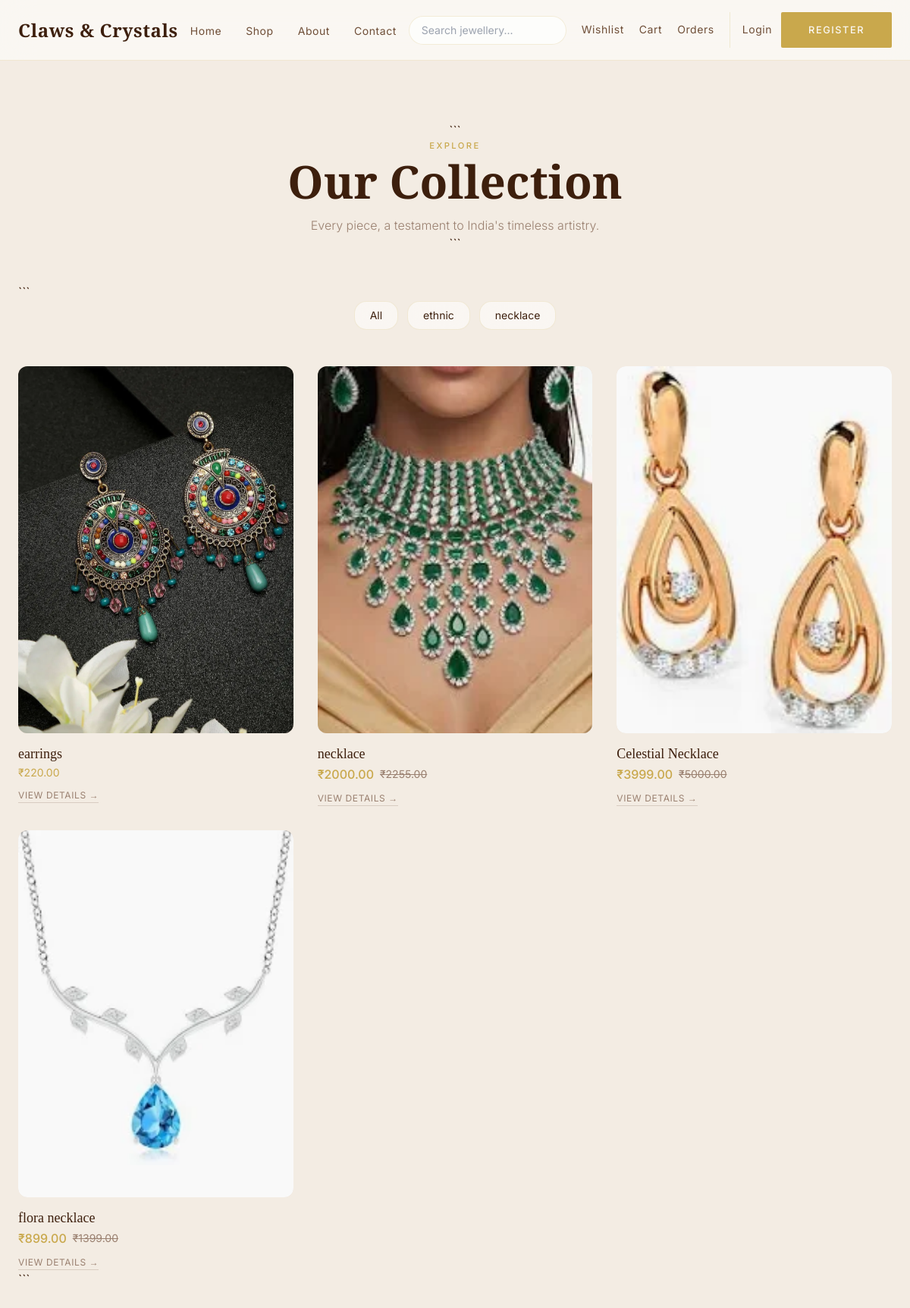
Screenshot of /products/ with the database file from the repository.
### products/models.py (models this page shows, shortened)
class Category(models.Model):
    name = models.CharField(
        max_length=100,
        unique=True
    )
    slug = models.SlugField(
        unique=True
    )
    description = models.TextField(
        blank=True
    )
    image = models.ImageField(
        upload_to="categories/",
        blank=True,
        null=True
    )
    class Meta:
        verbose_name_plural = "Categories"

class Product(models.Model):
    STATUS_CHOICES = (
        ("draft", "Draft"),
        ("published", "Published"),
        ("out_of_stock", "Out of Stock"),
    )
    category = models.ForeignKey(
        Category,
        on_delete=models.CASCADE,
        related_name="products"
    )
    name = models.CharField(max_length=200)
    slug = models.SlugField(
        unique=True
    )
    sku = models.CharField(
        max_length=50,
        unique=True,
        blank=True,
        null=True
    )
    description = models.TextField()
    price = models.DecimalField(
        max_digits=10,
        decimal_places=2
    )
    discounted_price = models.DecimalField(
        max_digits=10,
        decimal_places=2,
        blank=True,
        null=True
    )
    stock = models.PositiveIntegerField(
        default=0
    )
    material = models.CharField(
        max_length=100,
        blank=True
    )
    weight = models.CharField(
        max_length=50,
        blank=True
    )
    featured = models.BooleanField(
        default=False
    )
    status = models.CharField(
        max_length=20,
        choices=STATUS_CHOICES,
        default="draft"
    )
    created_at = models.DateTimeField(
        auto_now_add=True
    )
    updated_at = models.DateTimeField(
        auto_now=True
    )
    tags = models.ManyToManyField(Tag, blank=True)
    seo_title = models.CharField(
    max_length=255,
    blank=True
    )
    seo_description = models.TextField(
        blank=True
    )
    @property
    def primary_image(self):
        primary = self.images.filter(
            is_primary=True
        ).first()
        return primary or self.images.first()

class ProductImage(models.Model):
    product = models.ForeignKey(
        Product,
        on_delete=models.CASCADE,
        related_name="images"
    )
    image = models.ImageField(
        upload_to="products/"
    )
    alt_text = models.CharField(
        max_length=255,
        blank=True
    )
    is_primary = models.BooleanField(
        default=False
    )

### products/views.py (the view)
# urls.py: path( "",views.product_list,name="product_list"),
def product_list(request):
    query = request.GET.get(
        "q",
        ""
    )
    categories = Category.objects.all()
    products = Product.objects.filter(
        status="published"
    )
    if query:
        products = products.filter(
            Q(name__icontains=query) |Q(sku__icontains=query) |
            Q(category__name__icontains=query) | Q(tags__name__icontains=query)).distinct()
    context = {
        "products": products,
        "query": query,
        "categories": categories,
    }
    return render(
        request,
        "product/product_list.html",
        context,
    )

### cart/context_processors.py (called while the page is built, shortened)
def navbar_counts(request):
    cart_count = 0
    wishlist_count = 0
    return {
        "cart_count": cart_count,
        "wishlist_count": wishlist_count,
    }

### templates/product/product_list.html (shortened to what this page needs)
{% extends "base.html" %}
{% block content %}
<section class="pt-20 pb-10 px-6 text-center bg-cream">
    ```
    {% if category %}
    <span class="section-eyebrow">
        Category
    </span>
    <h1 class="font-serif text-5xl md:text-6xl font-semibold text-brown mt-2">
        {{ category.name }}
    </h1>
    {% if category.description %}
    <p class="text-muted mt-4 font-light max-w-2xl mx-auto">
        {{ category.description }}
    </p>
    {% endif %}
    {% else %}
    <span class="section-eyebrow">
        Explore
    </span>
    <h1 class="font-serif text-5xl md:text-6xl font-semibold text-brown mt-2">
        Our Collection
    </h1>
    <p class="text-muted mt-4 font-light max-w-md mx-auto">
        Every piece, a testament to India's timeless artistry.
    </p>
    {% endif %}
    ```
</section>
<section class="pb-20 px-6 bg-cream min-h-screen">
    ```
    <div class="max-w-7xl mx-auto">
        <div class="flex flex-wrap justify-center gap-3 mb-12">
            <a href="{% url 'product_list' %}"
                class="glass-card px-5 py-2 text-sm text-brown hover:text-gold transition-colors">
                All
            </a>
            {% for category_item in categories %}
            <a href="{% url 'category_products' category_item.slug %}"
                class="glass-card px-5 py-2 text-sm text-brown hover:text-gold transition-colors">
                {{ category_item.name }}
            </a>
            {% endfor %}
        </div>
        {% if products %}
        <div class="grid grid-cols-1 sm:grid-cols-2 lg:grid-cols-3 xl:grid-cols-4 gap-8">
            {% for product in products %}
            <a href="{% url 'product_detail' product.slug %}" class="product-card group">
                <div class="aspect-[3/4] overflow-hidden rounded-xl mb-4 bg-blush">
                    {% if product.primary_image %}
                    <img src="{{ product.primary_image.image.url }}" alt="{{ product.name }}"
                        class="w-full h-full object-cover group-hover:scale-105 transition-transform duration-500">
                    {% else %}
                    <div class="w-full h-full flex items-center justify-center text-muted/30 text-5xl">
                        ◈
                    </div>
                    {% endif %}
                </div>
                <p class="font-serif text-lg text-brown font-medium leading-tight">
                    {{ product.name }}
                </p>
                {% if product.discounted_price %}
                <div class="mt-1 flex items-center gap-2">
                    <span class="text-gold font-medium">
                        ₹{{ product.discounted_price }}
                    </span>
                    <span class="text-muted line-through text-sm">
                        ₹{{ product.price }}
                    </span>
                </div>
                {% else %}
                <p class="text-gold text-sm font-sans mt-1">
                    ₹{{ product.price }}
                </p>
                {% endif %}
                <span
                    class="inline-block mt-3 text-xs uppercase tracking-wider text-muted border-b border-muted/30 pb-px group-hover:text-gold group-hover:border-gold transition-colors duration-300">
                    View Details →
                </span>
            </a>
            {% endfor %}
        </div>
        {% endif %}
    </div>
    ```
</section>
{% endblock %}

### templates/base.html (shortened to what this page needs)
{% load static %}
<!DOCTYPE html>
<html lang="en">
<head>
    <script src="https://cdn.tailwindcss.com"></script>
    <link rel="stylesheet" href="{% static 'css/style.css' %}">
</head>
<body class="bg-ivory text-brown font-sans antialiased">
    {% include 'partials/navbar.html' %}
    <main>
        {% block content %}{% endblock %}
    </main>
</body>
</html>

### templates/partials/navbar.html (shortened to what this page needs)
<nav class="sticky top-0 z-50 border-b border-gold/20"
    style="background: rgba(250,247,242,0.85); backdrop-filter: blur(20px);">
    <div class="max-w-7xl mx-auto px-6 py-4">
        <div class="flex items-center justify-between">
            <a href="/"
                class="font-serif text-2xl font-semibold tracking-wide text-brown hover:text-gold transition-colors">
                Claws &amp; Crystals
            </a>
            <ul class="hidden lg:flex items-center gap-8">
                <li>
                    <a href="/" class="nav-link">
                        Home
                    </a>
                </li>
                <li>
                    <a href="{% url 'product_list' %}" class="nav-link">
                        Shop
                    </a>
                </li>
                <li>
                    <a href="/about/" class="nav-link">
                        About
                    </a>
                </li>
                <li>
                    <a href="/contact/" class="nav-link">
                        Contact
                    </a>
                </li>
            </ul>
            <div class="hidden lg:flex items-center gap-5">
                <form method="GET" action="{% url 'product_list' %}">
                    <input type="text" name="q" placeholder="Search jewellery..." value="{{ request.GET.q }}"
                        class="w-52 px-4 py-2 rounded-full border border-gold/20 bg-white/70 text-sm focus:outline-none focus:border-gold">
                </form>
                <a href="{% url 'wishlist' %}" class="nav-link flex items-center gap-2">
                    Wishlist
                </a>
                <a href="{% url 'cart' %}" class="nav-link flex items-center gap-2">
                    Cart
                </a>
                <a href="{% url 'my_orders' %}" class="nav-link">
                    Orders
                </a>
                {% if request.user.is_authenticated %}
                <div class="flex items-center gap-3 pl-4 border-l border-gold/20">
                    <span class="text-sm text-brown">
                        {{ request.user.username }}
                    </span>
                    <a href="{% url 'logout' %}" class="nav-link">
                        Logout
                    </a>
                </div>
                {% else %}
                <div class="flex items-center gap-3 pl-4 border-l border-gold/20">
                    <a href="{% url 'login' %}" class="nav-link">
                        Login
                    </a>
                    <a href="{% url 'register' %}" class="btn-primary">
                        Register
                    </a>
                </div>
                {% endif %}
            </div>
        </div>
    </div>
</nav>

### static/css/style.css (style rules this page uses)
.nav-link { font-family: 'Inter', sans-serif; font-size: 0.875rem; font-weight: 400; letter-spacing: 0.04em; color: #6F4E37; text-decoration: none; position: relative; padding-bottom: 2px; transition: color 0.25s; }
.nav-link::after { content: ''; position: absolute; bottom: 0; left: 0; width: 0; height: 1px; background: #C9A84C; transition: width 0.3s ease; }
.glass-card { background: rgba(255, 255, 255, 0.55); backdrop-filter: blur(16px); -webkit-backdrop-filter: blur(16px); border: 1px solid rgba(201, 168, 76, 0.18); border-radius: 1rem; transition: box-shadow 0.3s ease, transform 0.3s ease; }
.btn-primary { display: inline-block; background: #C9A84C; color: #FAF7F2; padding: 14px 36px; font-family: 'Inter', sans-serif; font-size: 0.8rem; font-weight: 500; letter-spacing: 0.12em; text-transform: uppercase; text-decoration: none; border-radius: 2px; transition: background 0.25s ease, transform 0.2s ease; }
.section-eyebrow { display: block; font-family: 'Inter', sans-serif; font-size: 0.7rem; font-weight: 500; letter-spacing: 0.22em; text-transform: uppercase; color: #C9A84C; margin-bottom: 0.5rem; }
.product-card { display: block; text-decoration: none; cursor: pointer; }

### rows the page displays
Category: name "ethnic"
Category: name "necklace"
Product: primary_image.image (picture), name "earrings", price "220.00"
Product: primary_image.image (picture), name "necklace", discounted_price "2000.00", price "2255.00"
Product: primary_image.image (picture), name "Celestial Necklace", discounted_price "3999.00", price "5000.00"
Product: primary_image.image (picture), name "flora necklace", discounted_price "899.00", price "1399.00"
